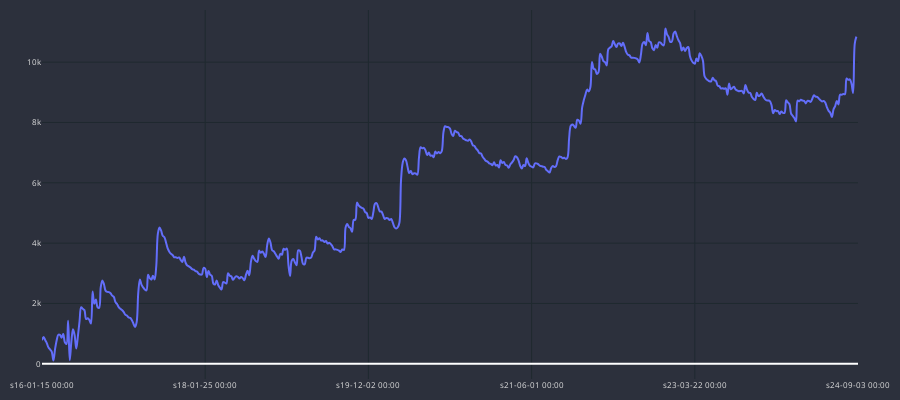

The notebook cell this image was saved under:
### Code cell
cp = CandlePlot(df_gains, candles=False)
cp.show_plot(line_traces = ['GAIN_C'])

### Figure 1 — Plotly figure (JSON) as saved in the notebook; plotly's stock layout.template omitted (floating-point values rounded to 4 significant figures; data arrays with more than 128 entries replaced by an {"elided": "..."} marker saying what was removed)
{"data": [{"line": {"shape": "spline", "width": 2}, "name": "GAIN_C", "type": "scatter", "x": {"elided": "501 str values"}, "y": {"elided": "501 float values"}}], "layout": {"font": {"color": "#e1e1e1", "size": 8}, "height": 400, "margin": {"b": 10, "l": 10, "r": 10, "t": 10}, "paper_bgcolor": "#2c303c", "plot_bgcolor": "#2c303c", "width": 900, "xaxis": {"autorange": true, "gridcolor": "#1f292f", "nticks": 5, "range": [0, 500], "rangeslider": {"visible": false, "yaxis": {}}, "type": "category"}, "yaxis": {"autorange": true, "gridcolor": "#1f292f", "range": [-504.0, 11730.0], "type": "linear"}}}
